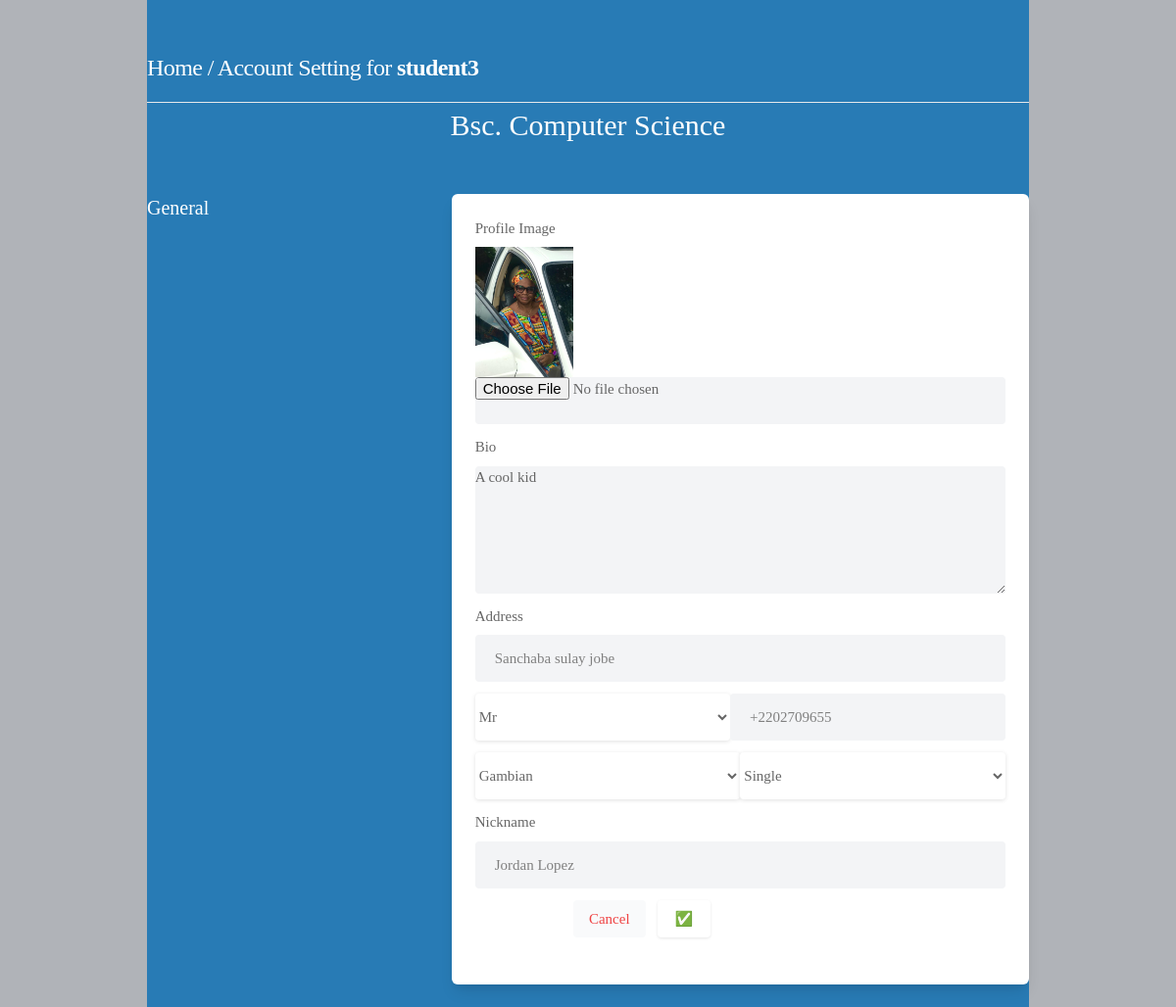
Page /settings (signed in) on the committed database.
### students/models.py (models this page shows, shortened)
class StudentProfile(models.Model):
    user = models.ForeignKey(User, on_delete=models.CASCADE)
    id_user = models.IntegerField()
    dob = models.DateField()
    gender = models.CharField(max_length=1000000)
    address = models.CharField(max_length=1000000)
    nickname = models.CharField(max_length=1000000, blank=True)
    bio = models.TextField()
    profileimg = models.ImageField(upload_to='student_profile_photo', default='blank-profile-picture.png')
    phone_number = models.CharField(max_length=1000000)
    salutation = models.CharField(max_length=1000000)
    nationality = models.CharField(max_length=1000000)
    status = models.CharField(max_length=1000000)
    course = models.CharField(max_length=1000000)
    created_at = models.DateTimeField(default=datetime.now)

### students/views.py (the view)
# urls.py: path('settings', views.settings, name='settings'),
@login_required(login_url='login')
def settings(request):
    try:
        student_profile = StudentProfile.objects.get(user=request.user)
        if request.method == "POST":
            if request.FILES.get('image') == None:
                image = student_profile.profileimg
                bio = request.POST['bio']
                address = request.POST['address']
                phone = request.POST['phone']
                nickname = request.POST['nickname']
                salutation = request.POST['salutation']
                nationality = request.POST['nationality']
                status = request.POST['status']
                student_profile.profileimg = image
                student_profile.bio = bio
                student_profile.address = address
                student_profile.phone_number = phone
                student_profile.nickname = nickname
                student_profile.salutation = salutation
                student_profile.nationality = nationality
                student_profile.status = status
                student_profile.save()
            if request.FILES.get('image') != None:
                image = request.FILES.get('image')
                bio = request.POST['bio']
                address = request.POST['address']
                phone = request.POST['phone']
                nickname = request.POST['nickname']
                salutation = request.POST['salutation']
                nationality = request.POST['nationality']
                status = request.POST['status']
                student_profile.profileimg = image
                student_profile.bio = bio
                student_profile.address = address
                student_profile.phone_number = phone
                student_profile.nickname = nickname
                student_profile.salutation = salutation
                student_profile.nationality = nationality
                student_profile.status = status
                student_profile.save()
            messages.info(request, 'Profile Saved.')
            return redirect('index')
        else:
            return render(request, 'settings.html', {'student_profile':student_profile})
    except:
        return render(request, 'error.html')

### templates/settings.html (shortened to what this page needs)
{% load static %}
<!DOCTYPE html>
<html lang="en">
<head>
    <link rel="stylesheet" href="{% static 'assets2/css/icons.css' %}">
    <link rel="stylesheet" href="{% static 'assets2/css/uikit.css' %}">
    <link rel="stylesheet" href="{% static 'assets2/css/style.css' %}">
    <link rel="stylesheet" href="{% static 'assets2/css/tailwind.css' %}">
</head>
<body style="background-color: #287bb5;">
            <div class="container m-auto" style="background: #287bb5;">
                <h1 style="font-family: Georgia, 'Times New Roman', Times, serif;color:#fff;" class="text-2xl leading-none text-gray-900 tracking-tight mt-3"><a href="{% url 'index' %}">Home</a>  / Account Setting for <b style="font-family: Georgia, 'Times New Roman', Times, serif;">{{student_profile.user.username}}</b> </h1>
                <br>
                <hr>
                <center>
                    <h2 style="font-family: Georgia, 'Times New Roman', Times, serif;color: #fff;font-size: 30px;">
                    Bsc. {{student_profile.course}}
                    </h2>
                </center>
                <div class="grid lg:grid-cols-3 mt-12 gap-8">
                    <div>
                        <h3 style="font-family: Georgia, 'Times New Roman', Times, serif;color:#fff;" class="text-xl mb-2"> General</h3>
                    </div>
                    <div class="bg-white rounded-md lg:shadow-lg shadow col-span-2">
                        <form action="" method="POST" enctype="multipart/form-data">
                        <div class="grid grid-cols-2 gap-3 lg:p-6 p-4">
                            <div class="col-span-2">
                                <label for="about">Profile Image</label>
                                <img width="100" height="100" src="{{student_profile.profileimg.url}}" alt="">
                                <input type="file" name="image" value="" class="shadow-none bg-gray-100"></input>
                            </div>
                            <div class="col-span-2">
                                <label for="about">Bio</label>
                                <textarea id="about" name="bio"  rows="3"  class="shadow-none bg-gray-100" required>{{student_profile.bio}}</textarea>
                            </div>
                            <div class="col-span-2">
                                <label for=""> Address</label>
                                <input style="font-family: Georgia, 'Times New Roman', Times, serif;" type="text" name="address" value="{{student_profile.address}}" class="shadow-none bg-gray-100" required>
                            </div>
                            <div class="col-span-2" id="try">
                                <select name="salutation" id="" required>
                                    <option  value="{{student_profile.salutation}}" aria-required="true">{{student_profile.salutation}}</option>
                                </select>
                                <input placeholder="Mobile Number." style="font-family: Georgia, 'Times New Roman', Times, serif;" type="text" name="phone" value="{{student_profile.phone_number}}" class="shadow-none bg-gray-100" required>
                            </div>
                            <div class="col-span-2" id="try">
                                <select name="nationality" id="" required>
                                    <option value="{{student_profile.nationality}}" aria-required="true">{{student_profile.nationality}}</option>
                                </select>
                                <select name="status" id="" required>
                                    <option value="{{student_profile.status}}" aria-required="true">{{student_profile.status}}</option>
                                </select>
                            </div>
                            <div class="col-span-2">
                                <label for=""> Nickname</label>
                                <input style="font-family: Georgia, 'Times New Roman', Times, serif;" type="text" name="nickname" value="{{student_profile.nickname}}" class="shadow-none bg-gray-100">
                            </div>
                            <div class="bg-gray-10 p-6 pt-0 flex justify-end space-x-3">
                                <button class="p-2 px-4 rounded bg-gray-50 text-red-500"><a href="{% url 'index' %}"> Cancel </a></button>
                                <button style="background: transparent; color:white;font-family: Georgia, 'Times New Roman', Times, serif;" type="submit" class="button bg-blue-700"> ✅</button>
                            </div>
                        </div>
                        </form>
                    </div>
                    </div>
                    <br>
                </div>
</body>
</html>

### static/assets2/css/style.css (style rules this page uses)
body { background-color: #B0B3B8!important; }
button { vertical-align: middle; }
span.button, button.button { background-color: #be185d; top: 0; color: #fff; position: relative; padding: 8px 18px; line-height: 22px; position: relative; font-weight: 500; font-size: 15px; display: inline-block; -webkit-transition: all 0.2s ease-in-out; transition: all 0.2s ease-in-out; cursor: pointer; overflow: hidden; border: none; border-radius: 4px; -webkit-box-shadow: 0 1px 3px rgba(0, 0, 0, 0.1); box-shadow: 0 1px 3px rgba(0, 0, 0, 0.1); }
input { height: 48px; line-height: 48px; padding: 0 20px; outline: none; font-size: 15px; color: #808080; max-width: 100%; width: 100%; -webkit-box-sizing: border-box; box-sizing: border-box; display: block; font-weight: 400; opacity: 1; border-radius: 4px; border: none; -webkit-box-shadow: 0 1px 4px 0px rgba(0, 0, 0, 0.12); box-shadow: 0 1px 4px 0px rgba(0, 0, 0, 0.12); }
input[type="text"], input[type="password"], input[type="email"], input[type="number"] { height: 48px; line-height: 48px; padding: 0 20px; outline: none; font-size: 15px; color: #808080; max-width: 100%; width: 100%; -webkit-box-sizing: border-box; box-sizing: border-box; display: block; font-weight: 400; opacity: 1; border-radius: 4px; border: none; -webkit-box-shadow: 0 1px 4px 0px rgba(0, 0, 0, 0.12); box-shadow: 0 1px 4px 0px rgba(0, 0, 0, 0.12); }
textarea { height: 48px; line-height: 48px; padding: 0 20px; outline: none; font-size: 15px; color: #808080; margin: 0 0 16px 0; max-width: 100%; width: 100%; -webkit-box-sizing: border-box; box-sizing: border-box; display: block; background-color: #fff; font-weight: 500; opacity: 1; border-radius: 4px; border: none; -webkit-box-shadow: 0 1px 4px 0px rgba(0, 0, 0, 0.12); box-shadow: 0 1px 4px 0px rgba(0, 0, 0, 0.12); }
select { height: 48px; line-height: 48px; padding: 0 20px; outline: none; font-size: 15px; color: #808080; margin: 0 0 16px 0; max-width: 100%; width: 100%; -webkit-box-sizing: border-box; box-sizing: border-box; display: block; background-color: #fff; font-weight: 500; opacity: 1; border-radius: 4px; border: none; -webkit-box-shadow: 0 1px 4px 0px rgba(0, 0, 0, 0.12); box-shadow: 0 1px 4px 0px rgba(0, 0, 0, 0.12); padding: 15px 18px; cursor: pointer; }
input { -webkit-transition: all 0.1s ease-in-out; transition: all 0.1s ease-in-out; }
::placeholder { color: #808080; opacity: 1; }
textarea { height: auto; line-height: 27px; padding: 20px; min-height: 130px; -webkit-transition: none !important; transition: none !important; min-width: 100%; }
label, legend { display: block; font-weight: bold; font-size: 15px; font-weight: 500; margin-bottom: 8px; }
button { border: none; margin: 0; padding: 0; width: auto; overflow: visible; background: transparent; color: inherit; font: inherit; line-height: normal; cursor: pointer; }
a { color: #be185d; -webkit-transition: 0.3s; transition: 0.3s; outline: none !important; }
button { outline: none !important; }
img { max-width: 100%; }
body { color: #666; font-size: 15px; line-height: 27px; background-color: #f0f2f5; font-family: "Inter", sans-serif; text-transform: none; }
h1, h2, h3, h4, h5, h6 { font-family: "Inter", sans-serif; text-transform: none; }
input[type="text"], input[type="password"], input[type="email"] { font-family: "Inter", sans-serif; text-transform: none; }
textarea, select { font-family: "Inter", sans-serif; text-transform: none; }
button, body .pac-container { font-family: "Inter", sans-serif; text-transform: none; }
h1, h2, h3, h4, h5, h6 { color: #333; font-weight: 500; margin: 0; padding: 0; }
h1 { font-size: 32px; }
h2 { font-size: 26px; }
h3 { font-size: 22px; }
b, strong { font-weight: 700 !important; }
@media (min-width: 1024px) { .container { max-width: 900px !important; padding-top: 45px; } }
.shadow-none { -webkit-box-shadow: none !important; box-shadow: none !important; }

### templates/settings.html (style rules this page uses)
* { font-family: Georgia, 'Times New Roman', Times, serif; }
body { background-color: #287bb5; }
#try { display: flex; }

### rows in the picture
StudentProfile: user.username "student3", course "Computer Science", profileimg (picture), bio "A cool kid", address "Sanchaba sulay jobe", salutation "Mr", phone "+2202709655", nationality "Gambian", status "Single", nickname "Jordan Lopez"
